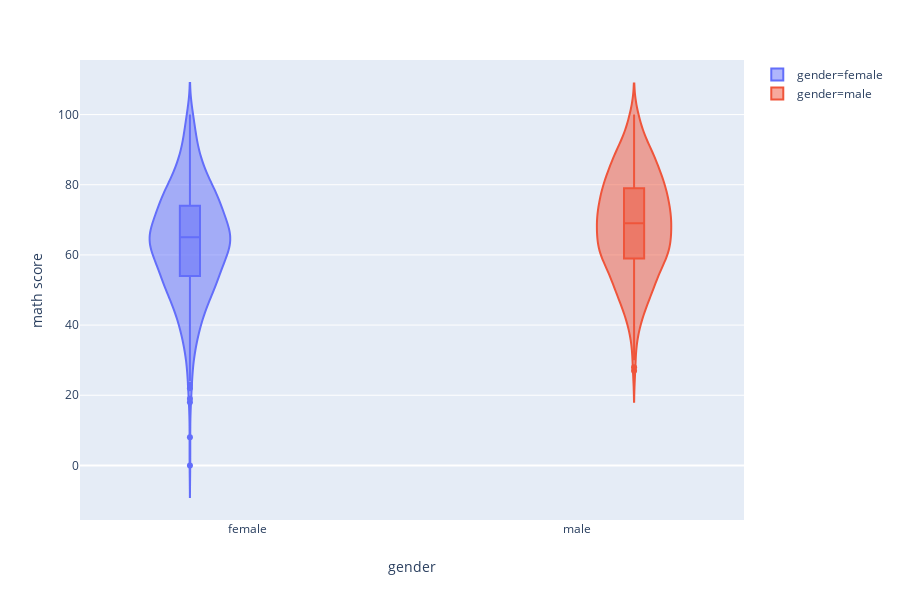

Notebook code for this chart:
### Markdown cell above
## Based on gender, are there any significant differences(10 points) in test scores?

### Code cell
px.violin(df, y="math score", x="gender", color="gender", box=True)

### Figure 1 — Plotly figure (JSON) as saved in the notebook; plotly's stock layout.template omitted (floating-point values rounded to 4 significant figures; data arrays with more than 128 entries replaced by an {"elided": "..."} marker saying what was removed)
{"data": [{"alignmentgroup": "True", "box": {"visible": true}, "legendgroup": "gender=female", "marker": {"color": "#636efa"}, "name": "gender=female", "offsetgroup": "gender=female", "orientation": "v", "scalegroup": "True", "showlegend": true, "x": {"elided": "518 str values"}, "xaxis": "x", "y": {"elided": "518 int values"}, "yaxis": "y", "type": "violin", "uid": "27666f3b-12a9-4ee6-be4f-96ceb797ec02"}, {"alignmentgroup": "True", "box": {"visible": true}, "legendgroup": "gender=male", "marker": {"color": "#EF553B"}, "name": "gender=male", "offsetgroup": "gender=male", "orientation": "v", "scalegroup": "True", "showlegend": true, "x": {"elided": "482 str values"}, "xaxis": "x", "y": {"elided": "482 int values"}, "yaxis": "y", "type": "violin", "uid": "75358f72-92f3-4936-b90c-416caff1331b"}], "layout": {"height": 600, "legend": {"tracegroupgap": 0}, "margin": {"t": 60}, "violinmode": "group", "grid": {"xaxes": ["x"], "yaxes": ["y"], "xgap": 0.1, "ygap": 0.1, "xside": "bottom", "yside": "left"}, "xaxis": {"title": {"text": "gender"}, "categoryorder": "array", "categoryarray": ["female", "male"]}, "yaxis": {"title": {"text": "math score"}}}}
